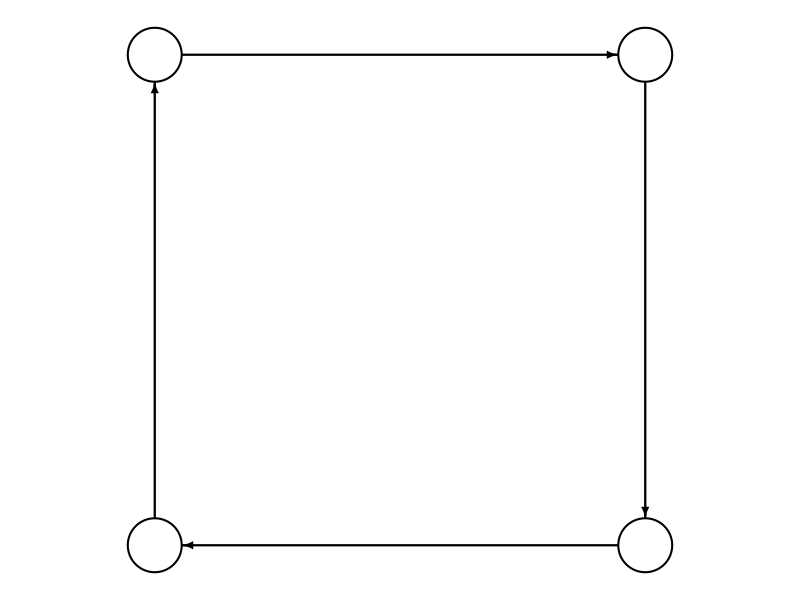
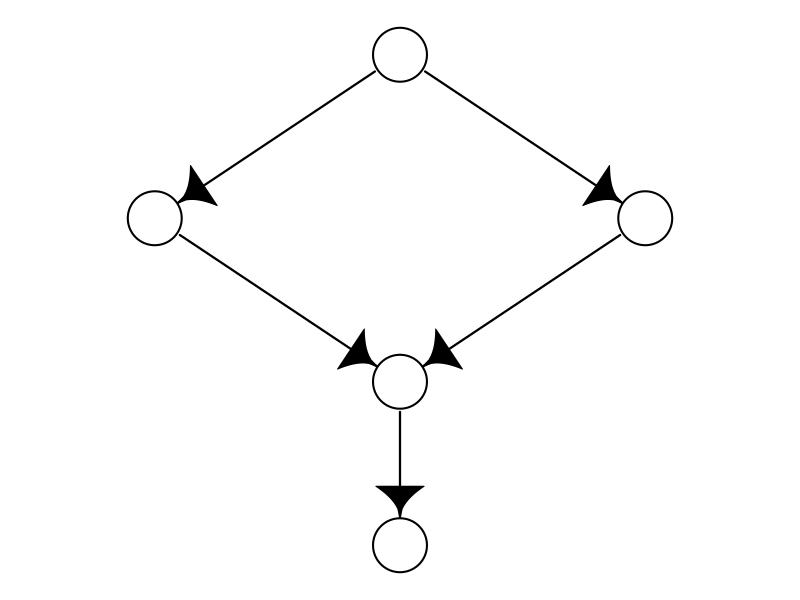
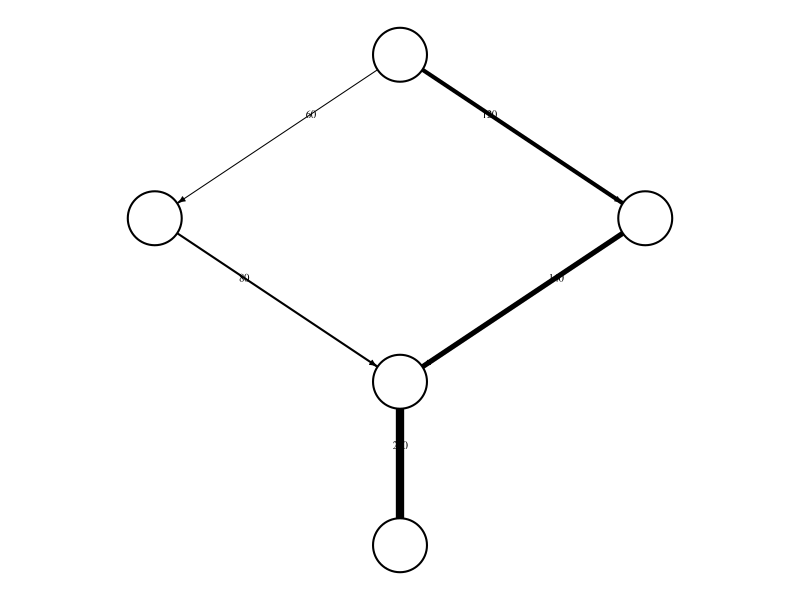
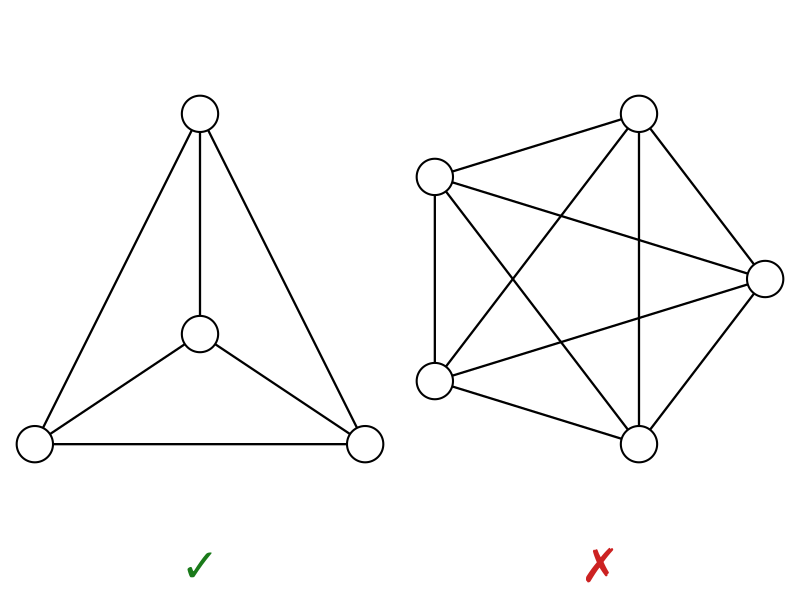
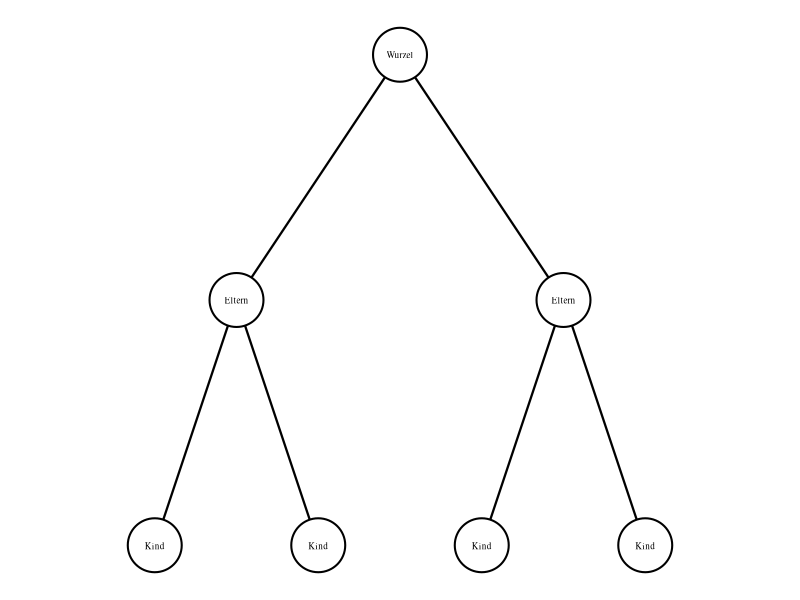
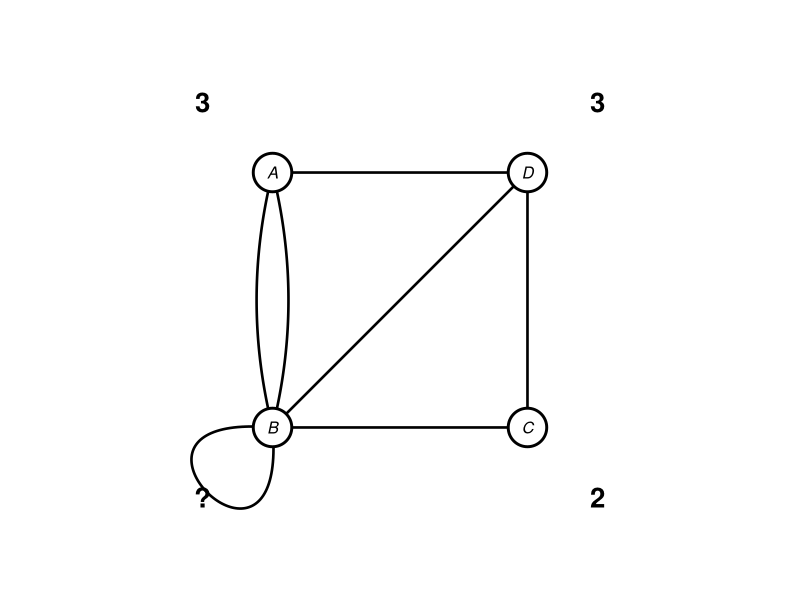
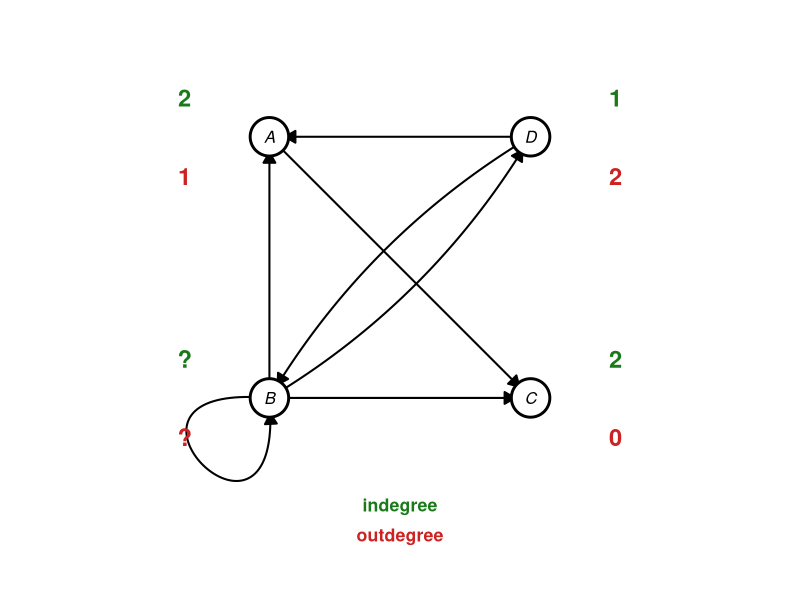
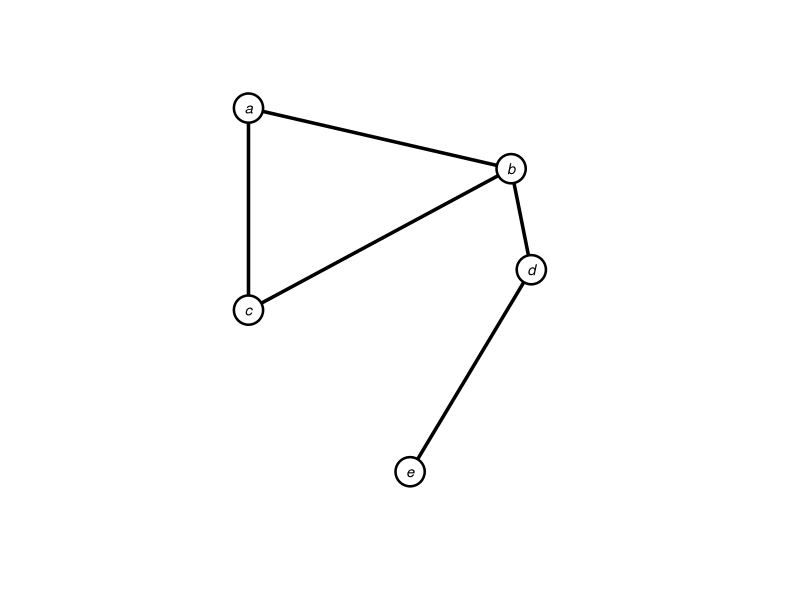

Reproduce these figures in R, in order.
# graph-type-figures.R
# Creates small illustration images for the Graphen-Typen table in Paths-and-Flows-1.md
# Run from project root (Modul-Geospatial-Computing/):
#   Rscript graph-type-figures.R

library(igraph)
library(ggraph)
library(ggplot2)

out <- "public/graph-types"
dir.create(out, showWarnings = FALSE, recursive = TRUE)

# ── Shared defaults ────────────────────────────────────────────────────────────
vargs <- list(
  vertex.color = "white",
  vertex.frame.color = "black",
  vertex.frame.width = 2,
  vertex.size = 22,
  vertex.label = NA
)

eargs <- list(
  edge.color = "black",
  edge.width = 2.2,
  edge.arrow.size = 0.55,
  edge.curved = 0
)

gplot <- function(g, lay, ...) {
  # modifyList lets ... override defaults in vargs/eargs
  args <- modifyList(c(vargs, eargs), list(...))
  do.call(plot, c(list(g, layout = lay), args))
}

open_png <- function(file, w = 250, h = 250) {
  png(file.path(out, file), width = w, height = h, bg = "transparent")
  par(mar = c(0.3, 0.3, 0.3, 0.3))
}

# ── 1. Zyklisch ───────────────────────────────────────────────────────────────
# A directed 4-cycle (square): every node is on the cycle.
# Clearly shows "erster und letzter Knoten identisch".
g_z <- graph_from_edgelist(
  rbind(c(1, 2), c(2, 3), c(3, 4), c(4, 1)),
  directed = TRUE
)
lay_z <- rbind(c(-1, 1), c(1, 1), c(1, -1), c(-1, -1))

open_png("zyklisch.png")
gplot(g_z, lay_z)
dev.off()

# ── 2. Gerichtet ──────────────────────────────────────────────────────────────
# Directed acyclic graph (DAG): arrows point one way, no closed loop.
g_d <- graph_from_edgelist(
  rbind(c(1, 2), c(1, 3), c(2, 4), c(3, 4), c(4, 5)),
  directed = TRUE
)
lay_d <- rbind(
  c(0.0, 1.0), # 1 – top
  c(-0.8, 0.3), # 2 – left
  c(0.8, 0.3), # 3 – right
  c(0.0, -0.4), # 4 – centre-bottom
  c(0.0, -1.1) # 5 – bottom
)

open_png("gerichtet.png")
gplot(g_d, lay_d, edge.arrow.size = 1.6, edge.arrow.width = 2.5)
dev.off()

# ── 3. Gewichtet ──────────────────────────────────────────────────────────────
# Same topology as gerichtet; edge thickness ∝ weight, labels show values.
g_w <- graph_from_edgelist(
  rbind(c(1, 2), c(1, 3), c(2, 4), c(3, 4), c(4, 5)),
  directed = TRUE
)
w <- c(60, 120, 80, 140, 200)

open_png("gewichtet.png")
do.call(
  plot,
  c(
    list(g_w, layout = lay_d),
    vargs,
    list(
      edge.color = "black",
      edge.width = (w - 40) / 20, # scale: 60→1.0, 80→2.0, 120→4.0, 200→8.0
      edge.label = w,
      edge.label.cex = 0.65,
      edge.label.color = "black",
      edge.arrow.size = 0.4,
      edge.curved = 0
    )
  )
)
dev.off()

# ── 4. Planar ─────────────────────────────────────────────────────────────────
# Left: K4 – complete graph on 4 nodes (planar, can be drawn without crossings)  ✓
# Right: K5 – complete graph on 5 nodes (non-planar, always has crossings)       ✗
g_k4 <- make_full_graph(4, directed = FALSE)
g_k5 <- make_full_graph(5, directed = FALSE)

# Place the inner K4 node at centre to show it can be drawn without crossings
lay_k4 <- rbind(c(0, 1), c(-1, -0.5), c(1, -0.5), c(0, 0))

open_png("planar.png", w = 500, h = 270)
par(mfrow = c(1, 2), mar = c(2.2, 0.1, 0.1, 0.1), oma = c(0, 0, 0, 0))

do.call(
  plot,
  c(
    list(g_k4, layout = lay_k4),
    vargs,
    list(edge.color = "black", edge.width = 2.2)
  )
)
mtext("\u2713", side = 1, col = "#1a7a1a", cex = 2.8, line = 0.5, font = 2)

do.call(
  plot,
  c(
    list(g_k5, layout = layout_in_circle(g_k5)),
    vargs,
    list(edge.color = "black", edge.width = 2.2)
  )
)
mtext("\u2717", side = 1, col = "#cc2222", cex = 2.8, line = 0.5, font = 2)

par(mfrow = c(1, 1))
dev.off()

# ── 5. Hierarchisch ───────────────────────────────────────────────────────────
# Binary tree; labels show structural roles (Wurzel / Eltern / Kind).
g_h <- make_tree(7, children = 2, mode = "undirected")
V(g_h)$label <- c("Wurzel", "Eltern", "Eltern", "Kind", "Kind", "Kind", "Kind")

open_png("hierarchisch.png", w = 310, h = 250)
plot(
  g_h,
  layout = layout_as_tree(g_h, root = 1, flip.y = TRUE),
  vertex.color = "white",
  vertex.frame.color = "black",
  vertex.frame.width = 2,
  vertex.size = 22,
  vertex.label = V(g_h)$label,
  vertex.label.cex = 0.55,
  vertex.label.color = "black",
  edge.color = "black",
  edge.width = 2.2,
  edge.arrow.size = 0
)
dev.off()

# ── Knotengrade (ggraph) ──────────────────────────────────────────────────────
pos <- data.frame(
  name = c("A", "B", "C", "D"),
  x = c(-1, -1, 1, 1),
  y = c(1, -1, -1, 1)
)
get_lay <- function(g) pos[match(V(g)$name, pos$name), c("x", "y")]

# ── 6a. Ungerichteter Graph ───────────────────────────────────────────────────
# Multigraph: A-B(×2), A-D, B-C, B-D, B-B(loop), C-D → degrees A=3, B=6, C=2, D=3
g_u <- graph_from_edgelist(rbind(
  c("A", "B"),
  c("A", "B"),
  c("A", "D"),
  c("B", "C"),
  c("B", "D"),
  c("B", "B"),
  c("C", "D")
), directed = FALSE)
l_u <- get_lay(g_u)

p_u <- ggraph(g_u, layout = "manual", x = l_u$x, y = l_u$y) +
  geom_edge_fan(color = "black", linewidth = 0.9) +
  geom_edge_loop(
    aes(strength = 1.5, span = 100, direction = 225),
    color = "black",
    linewidth = 0.9
  ) +
  geom_node_point(
    shape = 21,
    size = 12,
    fill = "white",
    color = "black",
    stroke = 1.5
  ) +
  geom_node_text(aes(label = name), fontface = "italic", size = 4.2) +
  annotate(
    "text",
    x = c(-1.55, -1.55, 1.55, 1.55),
    y = c(1.55, -1.55, -1.55, 1.55),
    label = c("3", "?", "2", "3"),
    fontface = "bold",
    size = 7
  ) +
  coord_fixed(xlim = c(-2.1, 2.1), ylim = c(-2.1, 2.1)) +
  theme_void() +
  theme(
    plot.background = element_rect(fill = "transparent", color = NA),
    plot.margin = margin(4, 4, 4, 4)
  )

ggsave(
  file.path(out, "knotengrad-ungerichtet.png"),
  p_u,
  width = 3,
  height = 3,
  dpi = 120,
  bg = "transparent"
)

# ── 6b. Gerichteter Graph ─────────────────────────────────────────────────────
# Edges: A→C, B→A, B→B(loop), B→C, B→D, D→A, D→B
# indegree  A=2, B=2(incl.loop), C=2, D=1
# outdegree A=1, B=4(incl.loop), C=0, D=2  – B shown as "?"
g_dir <- graph_from_edgelist(rbind(
  c("A", "C"),
  c("B", "A"),
  c("B", "B"),
  c("B", "C"),
  c("B", "D"),
  c("D", "A"),
  c("D", "B")
), directed = TRUE)
l_dir <- get_lay(g_dir)

# Label anchor positions: outer side of each corner (A, B, C, D order)
io_x <- c(-1.65, -1.65, 1.65, 1.65)
io_y <- c(1.0, -1.0, -1.0, 1.0)

p_dir <- ggraph(g_dir, layout = "manual", x = l_dir$x, y = l_dir$y) +
  geom_edge_fan(
    arrow = arrow(length = unit(3, "mm"), type = "closed"),
    end_cap = circle(4, "mm"),
    start_cap = circle(4, "mm"),
    color = "black",
    linewidth = 0.7
  ) +
  geom_edge_loop(
    aes(strength = 1.5, span = 100, direction = 225),
    arrow = arrow(length = unit(3, "mm"), type = "closed"),
    end_cap = circle(4, "mm"),
    color = "black",
    linewidth = 0.7
  ) +
  geom_node_point(
    shape = 21,
    size = 12,
    fill = "white",
    color = "black",
    stroke = 1.5
  ) +
  geom_node_text(aes(label = name), fontface = "italic", size = 4.2) +
  # indegree (green, above anchor)
  annotate(
    "text",
    x = io_x,
    y = io_y + 0.3,
    label = c("2", "?", "2", "1"),
    color = "#1a7a1a",
    fontface = "bold",
    size = 6
  ) +
  # outdegree (red, below anchor)
  annotate(
    "text",
    x = io_x,
    y = io_y - 0.3,
    label = c("1", "?", "0", "2"),
    color = "#cc2222",
    fontface = "bold",
    size = 6
  ) +
  # legend below graph (stacked vertically)
  annotate(
    "text",
    x = 0,
    y = -1.82,
    label = "indegree",
    color = "#1a7a1a",
    fontface = "bold",
    size = 4.5
  ) +
  annotate(
    "text",
    x = 0,
    y = -2.05,
    label = "outdegree",
    color = "#cc2222",
    fontface = "bold",
    size = 4.5
  ) +
  coord_fixed(xlim = c(-2.3, 2.3), ylim = c(-2.3, 1.8)) +
  theme_void() +
  theme(
    plot.background = element_rect(fill = "transparent", color = NA),
    plot.margin = margin(4, 4, 4, 4)
  )

ggsave(
  file.path(out, "knotengrad-gerichtet.png"),
  p_dir,
  width = 3,
  height = 3.3,
  dpi = 120,
  bg = "transparent"
)

# ── 7. Adjazenzmatrix ─────────────────────────────────────────────────────────
nodes_abcde <- c("a", "b", "c", "d", "e")

# Graph: triangle a-b-c plus chain b-d-e
g_adj <- graph_from_edgelist(rbind(
  c("a", "b"),
  c("a", "c"),
  c("b", "c"),
  c("b", "d"),
  c("d", "e")
), directed = FALSE)

# Layout matching reference image
lay_adj <- data.frame(
  name = c("a", "b", "c", "d", "e"),
  x    = c(-0.9,  0.4, -0.9,  0.5, -0.1),
  y    = c( 1.0,  0.7,  0.0,  0.2, -0.8)
)
l_adj <- lay_adj[match(V(g_adj)$name, lay_adj$name), c("x", "y")]

# Helper: build adjacency matrix ggplot
# expand.grid(nach, von): nach cycles fastest (rows), von slowest (cols)
# as.vector(mat) is column-major → perfectly aligns with expand.grid order
make_adj_plot <- function(mat, nodes) {
  df <- expand.grid(nach = nodes, von = nodes)
  df$value    <- as.vector(mat)
  df$diagonal <- df$nach == df$von
  df$von  <- factor(df$von,  levels = nodes)
  df$nach <- factor(df$nach, levels = rev(nodes))

  ggplot(df, aes(x = von, y = nach)) +
    geom_tile(fill = "#dce8f0", color = "white", linewidth = 1.3) +
    geom_text(aes(label = value, color = diagonal), size = 5.2, fontface = "bold") +
    scale_color_manual(values = c("FALSE" = "black", "TRUE" = "#2a8a2a"), guide = "none") +
    scale_x_discrete(position = "top") +
    labs(x = "von", y = "nach") +
    theme_minimal(base_size = 13) +
    theme(
      axis.title.x.top  = element_text(color = "orange", face = "bold", size = 14, vjust = -0.5),
      axis.title.y.left = element_text(color = "orange", face = "bold", size = 14, angle = 90),
      axis.text.x       = element_text(face = "bold", size = 12),
      axis.text.y       = element_text(face = "bold", size = 12),
      panel.grid        = element_blank(),
      panel.background  = element_rect(fill = "#dce8f0", color = NA),
      plot.background   = element_rect(fill = "transparent", color = NA),
      plot.margin       = margin(5, 10, 5, 5)
    )
}

# ── 7a. Graph (ungewichtet) ───────────────────────────────────────────────────
p_adj_g <- ggraph(g_adj, layout = "manual", x = l_adj$x, y = l_adj$y) +
  geom_edge_link(color = "black", linewidth = 1.2) +
  geom_node_point(shape = 21, size = 9, fill = "white", color = "black", stroke = 1.3) +
  geom_node_text(aes(label = name), fontface = "italic", size = 3.8) +
  coord_fixed(xlim = c(-1.5, 1.2), ylim = c(-1.3, 1.4)) +
  theme_void() +
  theme(plot.background = element_rect(fill = "transparent", color = NA))

ggsave(file.path(out, "adjazenz-graph.png"), p_adj_g,
       width = 2.5, height = 2.8, dpi = 120, bg = "transparent")

# ── 7b. Adjacency matrix (ungewichtet) ────────────────────────────────────────
# Symmetric; diagonal = 1 (self-loops) to match reference image
adj_mat <- matrix(c(
  1, 1, 1, 0, 0,
  1, 1, 1, 1, 0,
  1, 1, 1, 0, 0,
  0, 1, 0, 1, 1,
  0, 0, 0, 1, 1
), nrow = 5, byrow = TRUE, dimnames = list(nodes_abcde, nodes_abcde))

ggsave(file.path(out, "adjazenz-matrix.png"), make_adj_plot(adj_mat, nodes_abcde),
       width = 3.2, height = 3.0, dpi = 120, bg = "transparent")

# ── 7c. Graph (gewichtet) ─────────────────────────────────────────────────────
# Same topology; edge width ∝ weight, labels show values
g_adj_w <- g_adj
E(g_adj_w)$weight <- c(3, 2, 5, 4, 1)  # a-b, a-c, b-c, b-d, d-e

p_adj_gw <- ggraph(g_adj_w, layout = "manual", x = l_adj$x, y = l_adj$y) +
  geom_edge_link(
    aes(width = weight, label = weight),
    color        = "black",
    label_colour = "black",
    label_size   = 3.5,
    angle_calc   = "along",
    label_dodge  = unit(3.5, "mm")
  ) +
  scale_edge_width(range = c(0.5, 3.5), guide = "none") +
  geom_node_point(shape = 21, size = 9, fill = "white", color = "black", stroke = 1.3) +
  geom_node_text(aes(label = name), fontface = "italic", size = 3.8) +
  coord_fixed(xlim = c(-1.5, 1.2), ylim = c(-1.3, 1.4)) +
  theme_void() +
  theme(plot.background = element_rect(fill = "transparent", color = NA))

ggsave(file.path(out, "adjazenz-graph-gewichtet.png"), p_adj_gw,
       width = 2.5, height = 2.8, dpi = 120, bg = "transparent")

# ── 7d. Adjacency matrix (gewichtet) ─────────────────────────────────────────
# Diagonal = 0 (no self-loops); off-diagonal = edge weights
adj_mat_w <- matrix(c(
  0, 3, 2, 0, 0,
  3, 0, 5, 4, 0,
  2, 5, 0, 0, 0,
  0, 4, 0, 0, 1,
  0, 0, 0, 1, 0
), nrow = 5, byrow = TRUE, dimnames = list(nodes_abcde, nodes_abcde))

ggsave(file.path(out, "adjazenz-matrix-gewichtet.png"), make_adj_plot(adj_mat_w, nodes_abcde),
       width = 3.2, height = 3.0, dpi = 120, bg = "transparent")

message("Done. Images written to: ", out)
